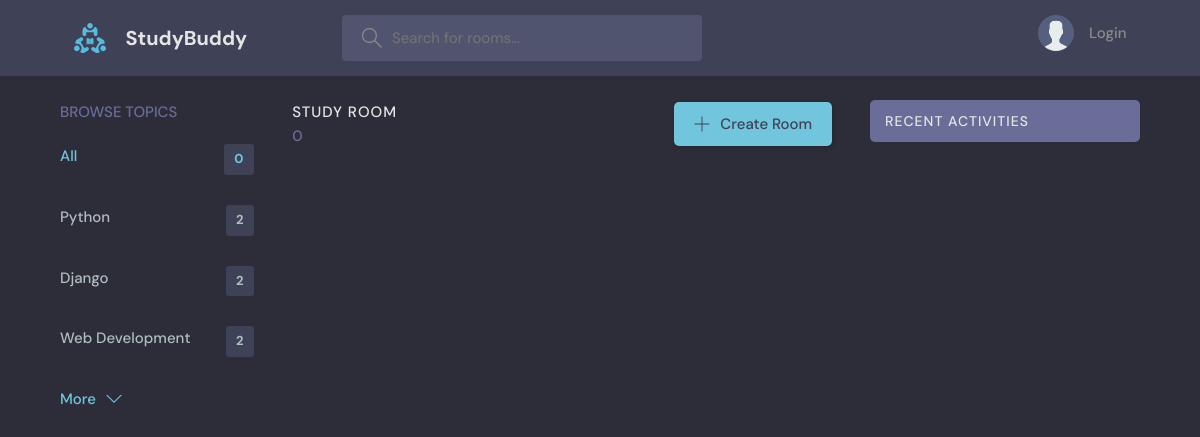
Page /?q=React on the earlier database version.
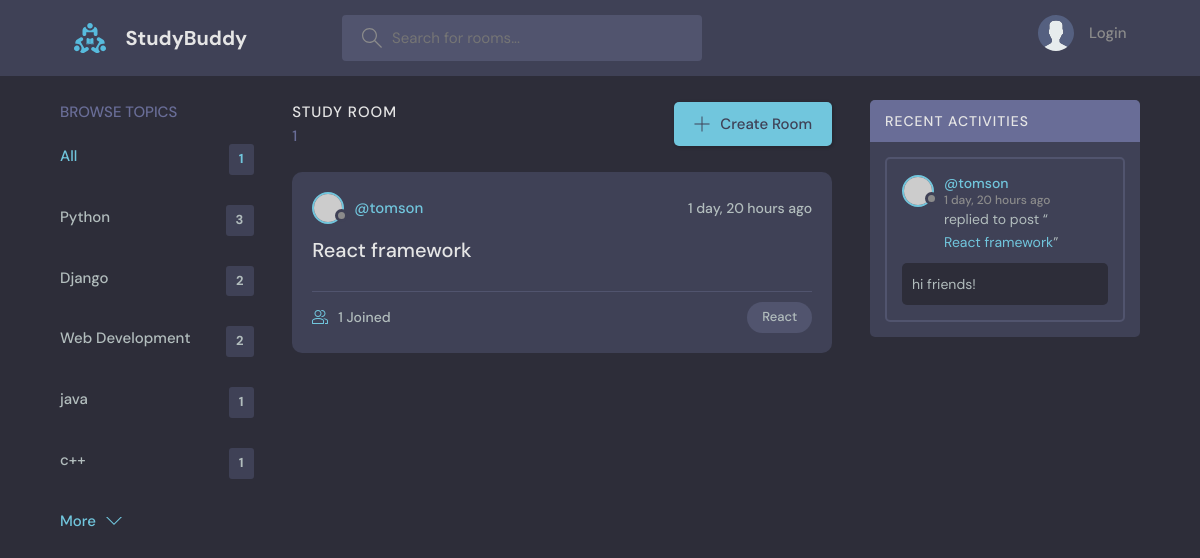
Same page on the later database version.
### base/models.py (models this page shows, shortened)
class Topic(models.Model):
    name = models.CharField(max_length=200)

class Room(models.Model):
    host = models.ForeignKey(User, on_delete=models.SET_NULL, null=True)
    topic = models.ForeignKey(Topic, on_delete=models.SET_NULL, null=True)
    name = models.CharField(max_length=200)
    description = models.TextField(null=True, blank=True)
    participants = models.ManyToManyField(User, related_name='participants', blank=True)
    updated = models.DateTimeField(auto_now=True)
    created = models.DateTimeField(auto_now_add=True)
    class Meta:
        ordering = ['-updated', '-created']
        """ updated/ -updated
            by thr time it is updated, -updated means in descending order

            created/ -created
            by the time it is created , -created is in descending order

            the order of items is the priority of the order."""
    def __str__(self) -> str:
        return self.name

class Message(models.Model):
    user = models.ForeignKey(User, on_delete=models.CASCADE)
    room = models.ForeignKey(Room, on_delete=models.CASCADE)
    body = models.TextField()
    updated = models.DateTimeField(auto_now=True)
    created = models.DateTimeField(auto_now_add=True)
    def __str__(self):
        return self.body[:50]

### base/views.py (the view)
# urls.py: 2. Add a URL to urlpatterns:  path('', views.home, name='home')
def home(request):
    q = request.GET.get('q')
    if q == None:
        q=''
    rooms = Room.objects.filter(Q(topic__name__icontains=q) |
                                Q(name__icontains=q) |
                                Q(description__icontains=q)
                                )
    topics = Topic.objects.all()[:5]
    room_count = rooms.count()
    roomMessages = Message.objects.filter(Q(room__topic__name__icontains=q)).order_by('-created')
    context = {'rooms':rooms, 'topics':topics, 'room_count':room_count, 'roomMessages': roomMessages}
    return render(request, 'base/home.html', context)

### base/templates/base/home.html (shortened to what this page needs)
{% extends "main.html" %} {% block content %}
<main class="layout layout--3">
    <div class="container">
        {% include 'base/topics_component.html' %}
        <div class="roomList">
            <div class="roomList__header">
                <div>
                    <h2>Study Room</h2>
                    <p>{{room_count}}</p>
                </div>
                <a class="btn btn--main" href="{% url 'create-room' %}">
                    <svg
                        version="1.1"
                        xmlns="http://www.w3.org/2000/svg"
                        width="32"
                        height="32"
                        viewBox="0 0 32 32"
                    >
                        <title>add</title>
                        <path
                            d="M16.943 0.943h-1.885v14.115h-14.115v1.885h14.115v14.115h1.885v-14.115h14.115v-1.885h-14.115v-14.115z"
                        ></path>
                    </svg>
                    Create Room
                </a>
            </div>
            {% include 'base/feed_component.html' %}
        </div>
        {% include 'base/activity_component.html' %}
    </div>
</main>
{% endblock content %}

### templates/main.html (shortened to what this page needs)
<!DOCTYPE html>
{% load static %}
<html>
    <head>
        <link rel="stylesheet" href="{% static 'styles/style.css' %}" />
      </head>
    <body>
        {% include 'navbar.html' %}
        {% block content %}
        {% endblock %}
    </body>
</html>

### templates/navbar.html (shortened to what this page needs)
{% load static %}
<header class="header header--loggedIn">
    <div class="container">
        <a href="{% url 'home' %}" class="header__logo">
            <img src="{% static 'images/logo.svg' %}" />
            <h1>StudyBuddy</h1>
        </a>
        <form class="header__search" method="GET" action="{% url 'home' %}">
            <label>
                <input name="q" placeholder="Search for rooms..." />
            </label>
        </form>
        <nav class="header__menu">
            {% if request.user.is_authenticated %}
            <div class="header__user">
                <a href="{% url 'user-profile' request.user.id %}">
                    <div class="avatar avatar--medium active">
                        <img
                            src="https://randomuser.me/api/portraits/men/37.jpg"
                        />
                    </div>
                    <p>
                        {{request.user.username}}
                        <span>@{{request.user.username}}</span>
                    </p>
                </a>
                <button class="dropdown-button">
                    <svg
                        version="1.1"
                        xmlns="http://www.w3.org/2000/svg"
                        width="32"
                        height="32"
                        viewBox="0 0 32 32"
                    >
                        <title>chevron-down</title>
                        <path
                            d="M16 21l-13-13h-3l16 16 16-16h-3l-13 13z"
                        ></path>
                    </svg>
                </button>
            </div>
            {% else %}
            <a href="{% url 'login' %}">
                <img src="{% static 'images/avatar.svg' %}" />
                <p>Login</p>
            </a>
            {% endif %}
        </nav>
    </div>
</header>

### base/templates/base/topics_component.html
<div class="topics">
    <div class="topics__header">
        <h2>Browse Topics</h2>
    </div>
    <ul class="topics__list">
        <li>
            <a href="{% url 'home' %}" class="active"
                >All <span>{{room_count}}</span></a
            >
        </li>
        {% for topic in topics %}
        <li>
            <a href="{% url 'home' %}?q={{topic.name}}"
                >{{topic.name}} <span>{{topic.room_set.all.count}}</span></a
            >
        </li>
        {% endfor %}
    </ul>
    <a class="btn btn--link" href="{% url 'topics-page' %}">
        More
        <svg
            version="1.1"
            xmlns="http://www.w3.org/2000/svg"
            width="32"
            height="32"
            viewBox="0 0 32 32"
        >
            <title>chevron-down</title>
            <path d="M16 21l-13-13h-3l16 16 16-16h-3l-13 13z"></path>
        </svg>
    </a>
</div>

### base/templates/base/feed_component.html (shortened to what this page needs)
{% for room in rooms %}
<div class="roomListRoom">
    <div class="roomListRoom__header">
        <a href="{% url 'user-profile' room.host.id %}" class="roomListRoom__author">
            <div class="avatar avatar--small">
                <img src="https://randomuser.me/api/portraits/women/11.jpg" />
            </div>
            <span>@{{room.host.username}}</span>
        </a>
        <div class="roomListRoom__actions">
            <span>{{room.created|timesince}} ago</span>
        </div>
    </div>
    <div class="roomListRoom__content">
        <a href="{% url 'room' room.id %}">{{room.name}}</a>
    </div>
    <div class="roomListRoom__meta">
        <a href="{% url 'room' room.id %}" class="roomListRoom__joined">
            {{room.participants.all.count}} Joined
        </a>
        <p class="roomListRoom__topic">{{room.topic.name}}</p>
    </div>
</div>
{% endfor %}

### base/templates/base/activity_component.html (shortened to what this page needs)
<div class="activities">
    <div class="activities__header">
        <h2>Recent Activities</h2>
    </div>
    {% for message in roomMessages %}
    <div class="activities__box">
        <div class="activities__boxHeader roomListRoom__header">
            <a
                href="{% url 'user-profile' message.user.id %}"
                class="roomListRoom__author"
            >
                <div class="avatar avatar--small">
                    <img
                        src="https://randomuser.me/api/portraits/women/11.jpg"
                    />
                </div>
                <p>
                    @{{message.user.username}}
                    <span>{{message.created|timesince}} ago</span>
                </p>
            </a>
        </div>
        <div class="activities__boxContent">
            <p>
                replied to post “<a href="{% url 'room' message.room.id %}"
                    >{{message.room}}</a
                >”
            </p>
            <div class="activities__boxRoomContent">{{message}}</div>
        </div>
    </div>
    {% endfor %}
</div>

Differences in the rows shown:
computed for Topic "Python": room_set.all.count "2" → "3"
added Topic: name "java", room_set.all.count "1"
added Topic: name "c++", room_set.all.count "1"
added Room: host.username "tomson", created "1 day, 20 hours", name "React framework", participants.all.count "1", topic.name "React"
added Message: user.username "tomson", created "1 day, 20 hours", room "React framework", body "hi friends!"
Other differences:
{{ room_count }}: "0" → "1"
